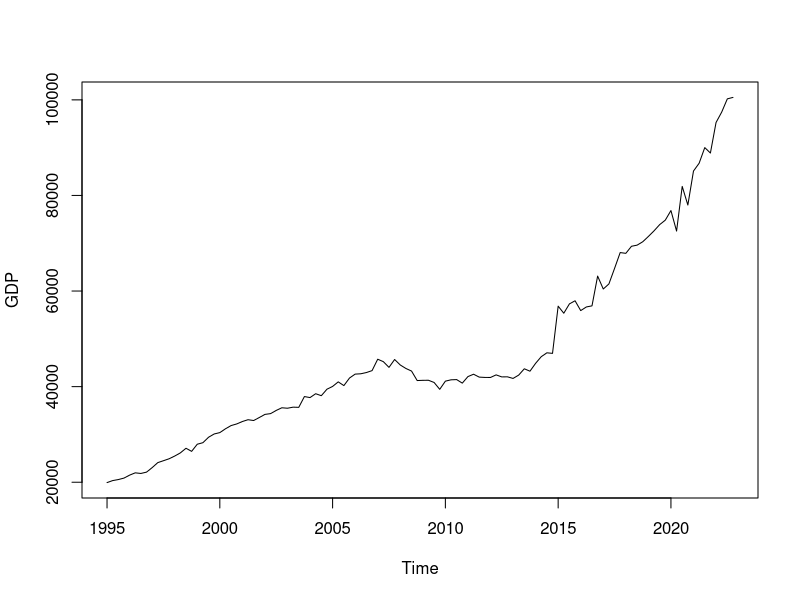
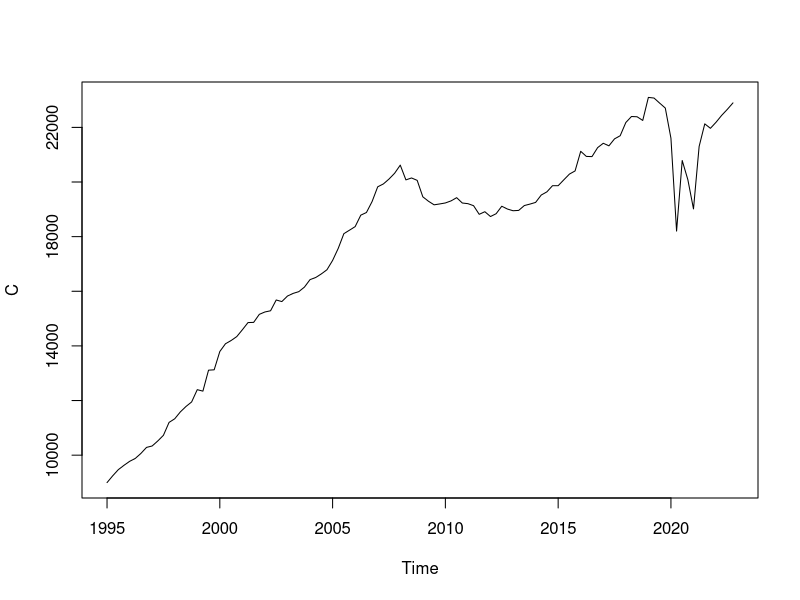
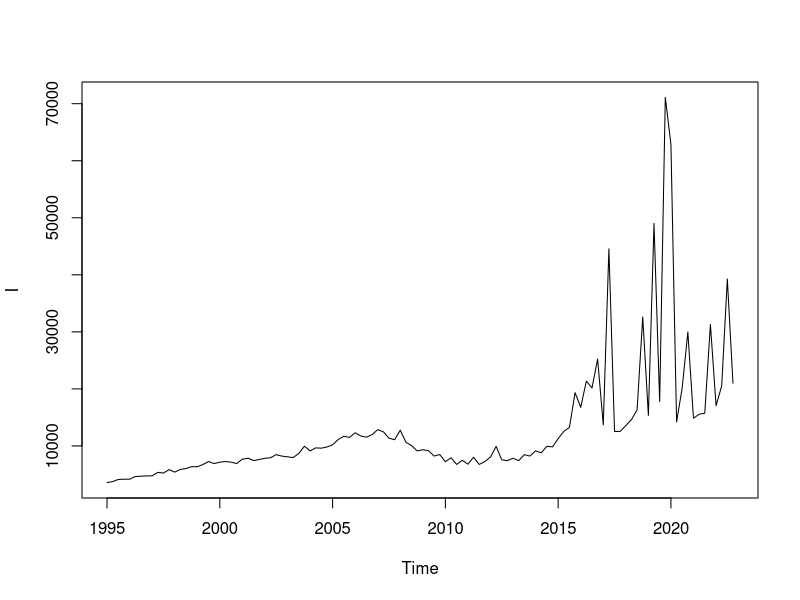
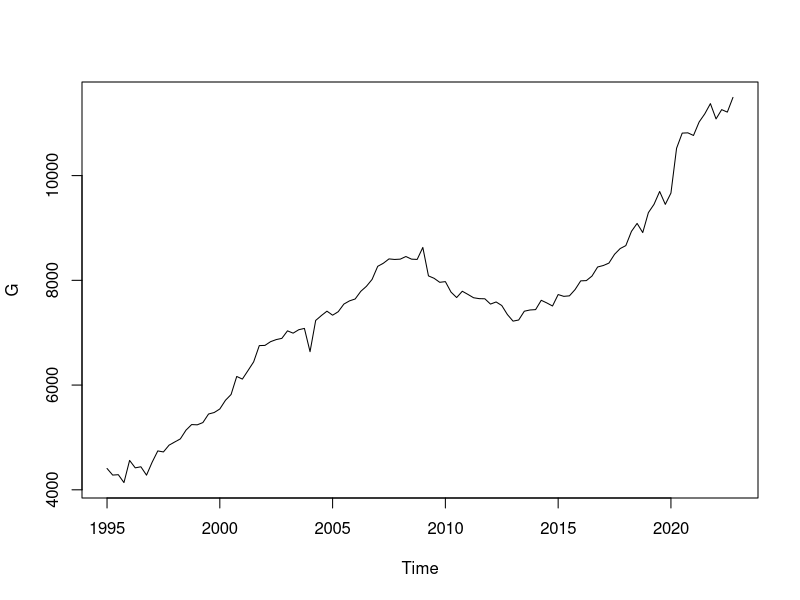

Here is the R script that generated these plots, in order:
## ---- chunk 1
knitr::opts_chunk$set(echo = TRUE)
options(scipen=10)
## ---- chunk 2
require(ggplot2)
require(forecast)
require(lmtest)
require(tidyverse)
require(readxl)
require(zoo)
## ---- chunk 3
ireland <- read_excel("data/Ireland_GDPData.xlsx", sheet = 4)
colnames(ireland) <- c("t","Y","G","C","I")
head(ireland)
GDP <- ts(ireland$Y, start = 1995.0, frequency = 4)
C <- ts(ireland$C, start = 1995.0, frequency = 4)
I <- ts(ireland$I, start = 1995.0, frequency = 4)
G <- ts(ireland$G, start = 1995.0, frequency = 4)
plot(GDP)
plot(C)
plot(I)
plot(G)
## ---- chunk 4
mean(GDP)
mean(C)
mean(I)
mean(G)
